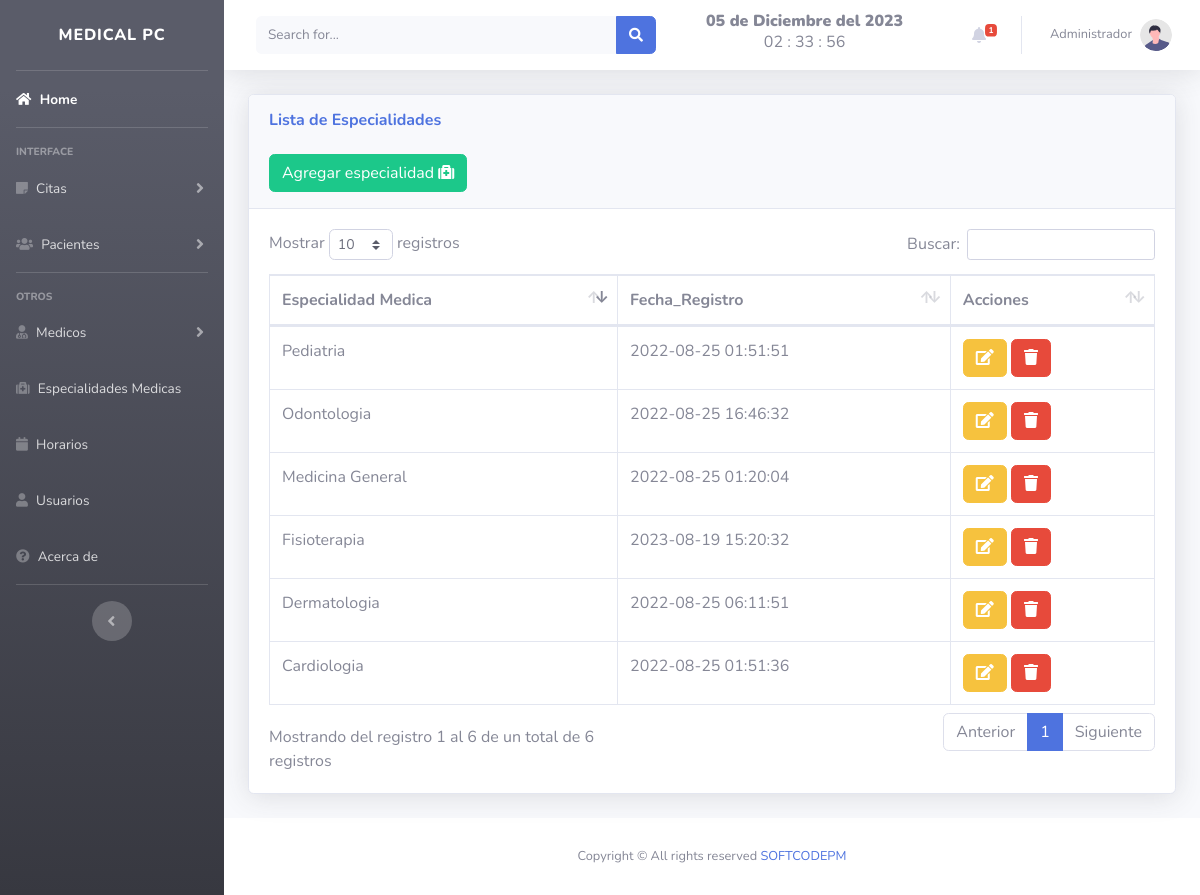
/views/especialidades.php (signed in), run on the app's committed database.
### tables this page shows
CREATE TABLE `especialidades` (
  `id` int(11) NOT NULL,
  `nombre` varchar(100) NOT NULL,
  `fecha` timestamp NOT NULL DEFAULT current_timestamp()
);

### includes/fecha.php (called while the page is built, shortened)
<?php
	function fecha(){
		$mes = array("","Enero",
					  "Febrero",
					  "Marzo",
					  "Abril",
					  "Mayo",
					  "Junio",
					  "Julio",
					  "Agosto",
					  "Septiembre",
					  "Octubre",
					  "Noviembre",
					  "Diciembre");
		return date('d')." de ". $mes[date('n')] . " del " . date('Y');
	}
 ?>

### views/especialidades.php (the view, shortened to what this page needs)
<!DOCTYPE html>
<html lang="en">
<head>
</head>
<?php include "../includes/header.php"; ?>
<body id="page-top">
    <div class="container-fluid">
        <div class="card shadow mb-4">
            <div class="card-header py-3">
                <h6 class="m-0 font-weight-bold text-primary">Lista de Especialidades</h6>
                <br>
                <button type="button" class="btn btn-success" data-toggle="modal" data-target="#especialidad">
                    <span class="glyphicon glyphicon-plus"></span> Agregar especialidad <i class="fa fa-medkit" aria-hidden="true"></i> </a></button>
            </div>
            <div class="card-body">
                <div class="table-responsive">
                    <table class="table table-bordered" id="dataTable" width="100%" cellspacing="0">
                        <thead>
                            <tr>
                                <th>Especialidad Medica</th>
                                <th>Fecha_Registro</th>
                                <th>Acciones</th>
                            </tr>
                        </thead>
                        <?php
                        include "../includes/db.php";
                        $result = mysqli_query($conexion, "SELECT * FROM especialidades ");
                        while ($fila = mysqli_fetch_assoc($result)) :
                        ?>
                            <tr>
                                <td><?php echo $fila['nombre']; ?></td>
                                <td><?php echo $fila['fecha']; ?></td>
                                <td>
                                    <a class="btn btn-warning" href="../includes/editar_esp.php?id=<?php echo $fila['id'] ?> ">
                                        <i class="fa fa-edit "></i> </a>
                                    <a href="../includes/eliminar_esp.php?id=<?php echo $fila['id'] ?> " class="btn btn-danger btn-del">
                                        <i class="fa fa-trash "></i></a></button>
                                </td>
                            </tr>
                        <?php endwhile; ?>
                    </table>
                </div>
            </div>
        </div>
    </div>
    <?php include "../includes/footer.php"; ?>
</body>
</html>

### includes/header.php (shortened to what this page needs)
<!DOCTYPE html>
<html lang="en">
<head>
    <link href="../vendor/fontawesome-free/css/all.min.css" rel="stylesheet" type="text/css">
    <link href="../css/sb-admin-2.min.css" rel="stylesheet">
    <link href="../vendor/datatables/dataTables.bootstrap4.min.css" rel="stylesheet">
    <link href="../vendor/datatables/dataTables.bootstrap4.min.css" rel="stylesheet">
</head>
<body id="page-top">
    <div id="wrapper">
        <ul class="navbar-nav bg-gradient-dark sidebar sidebar-dark accordion" id="accordionSidebar">
            <a class="sidebar-brand d-flex align-items-center justify-content-center" href="index.php">
                <div class="sidebar-brand-text mx-1">Medical PC</div>
            </a>
            <hr class="sidebar-divider my-0">
            <li class="nav-item active">
                <a class="nav-link" href="../views/index.php">
                    <i class="fa fa-home" aria-hidden="true"></i>
                    <span>Home</span></a>
            </li>
            <hr class="sidebar-divider">
            <div class="sidebar-heading">
                Interface
            </div>
            <li class="nav-item">
                <a class="nav-link collapsed" href="#" data-toggle="collapse" data-target="#collapseTwo" aria-expanded="true" aria-controls="collapseTwo">
                    <i class="fa fa-sticky-note" aria-hidden="true"></i>
                    <span>Citas</span>
                </a>
            </li>
            <li class="nav-item">
                <a class="nav-link collapsed" href="#" data-toggle="collapse" data-target="#collapseUtilities" aria-expanded="true" aria-controls="collapseUtilities">
                    <i class="fa fa-users" aria-hidden="true"></i>
                    <span>Pacientes</span>
                </a>
            </li>
            <hr class="sidebar-divider">
            <div class="sidebar-heading">
                Otros
            </div>
            <li class="nav-item">
                <a class="nav-link collapsed" href="#" data-toggle="collapse" data-target="#collapsePages" aria-expanded="true" aria-controls="collapsePages">
                    <i class="fa fa-user-md" aria-hidden="true"></i>
                    <span>Medicos</span>
                </a>
            </li>
            <li class="nav-item">
                <a class="nav-link" href="../views/especialidades.php">
                    <i class="fa fa-medkit" aria-hidden="true"></i>
                    <span>Especialidades Medicas</span></a>
            </li>
            <li class="nav-item">
                <a class="nav-link" href="../views/horarios.php">
                    <i class="fa fa-calendar" aria-hidden="true"></i>
                    <span>Horarios</span></a>
            </li>
            <li class="nav-item">
                <a class="nav-link" href="../views/acceso.php">
                    <i class="fa fa-user" aria-hidden="true"></i>
                    <span>Usuarios</span></a>
            </li>
            <li class="nav-item">
                <a class="nav-link" href="../views/acerca.php">
                    <i class="fa fa-question-circle" aria-hidden="true"></i>
                    <span>Acerca de</span></a>
            </li>
            <hr class="sidebar-divider d-none d-md-block">
            <div class="text-center d-none d-md-inline">
                <button class="rounded-circle border-0" id="sidebarToggle"></button>
            </div>
        </ul>
        <div id="content-wrapper" class="d-flex flex-column">
            <div id="content">
                <nav class="navbar navbar-expand navbar-light bg-white topbar mb-4 static-top shadow">
                    <form class="d-none d-sm-inline-block form-inline mr-auto ml-md-3 my-2 my-md-0 mw-100 navbar-search">
                        <div class="input-group">
                            <input type="text" class="form-control bg-light border-0 small" placeholder="Search for..." aria-label="Search" aria-describedby="basic-addon2">
                            <div class="input-group-append">
                                <button class="btn btn-primary" type="button">
                                    <i class="fas fa-search fa-sm"></i>
                                </button>
                            </div>
                        </div>
                    </form>
                    <?php include "fecha.php"; ?>
                    <center>
                        <h8 class="ml-auto"><strong><b><?php echo fecha(); ?></h8></strong></b>
                        <div class="reloj">
                            <h6><span id="tiempo">00 : 00 : 00</span></h6>
                        </div>
                    </center>
                    <ul class="navbar-nav ml-auto">
                        <li class="nav-item dropdown no-arrow mx-1">
                            <a class="nav-link dropdown-toggle" href="#" id="messagesDropdown" role="button" data-toggle="dropdown" aria-haspopup="true" aria-expanded="false">
                                <i class="fas fa-bell fa-fw"></i>
                                <span class="badge badge-danger badge-counter">1</span>
                            </a>
                        </li>
                        <li class="nav-item dropdown no-arrow">
                            <a class="nav-link dropdown-toggle" href="#" id="userDropdown" role="button" data-toggle="dropdown" aria-haspopup="true" aria-expanded="false">
                                <span class="mr-2 d-none d-lg-inline text-gray-600 small">
                                    <?php echo $_SESSION['nombre']; ?></span>
                                <img class="img-profile rounded-circle" src="../img/undraw_profile.svg">
                            </a>
                        </li>
                    </ul>
                </nav>
</body>
</html>

### includes/footer.php (shortened to what this page needs)
<footer class="sticky-footer bg-white">
    <div class="container my-auto">
        <div class="copyright text-center my-auto">
            <span>Copyright &copy; All rights reserved <a href="https://softcodepm.com/" target="_blank">SOFTCODEPM</span></a>
        </div>
    </div>
</footer>

### data on the page
especialidades: nombre "Medicina General", fecha "2022-08-25 01:20:04"
especialidades: nombre "Cardiologia", fecha "2022-08-25 01:51:36"
especialidades: nombre "Pediatria", fecha "2022-08-25 01:51:51"
especialidades: nombre "Dermatologia", fecha "2022-08-25 06:11:51"
especialidades: nombre "Odontologia", fecha "2022-08-25 16:46:32"
especialidades: nombre "Fisioterapia", fecha "2023-08-19 15:20:32"

### other printed values
fecha() "05 de Diciembre del 2023"
$_SESSION['nombre'] "Administrador"
